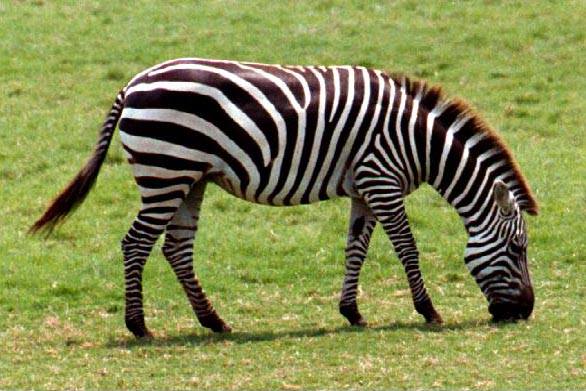
#> input picture zebra.bmp, 586 x 391 px, found by its file name
$ jupyter execute 'TEXT WRITE ON IMAGE.ipynb'
#> lines starting #> are read from the running program, lines starting #| are printed output that depends on the picture; after the words box and inside, x2 and y2 are one past the last pixel; in counts of white or black regions, pixels touching at a corner belong together
[cell 1]
##HOW TO WRITE TEXT ON IMAGE
#FROM SENDEX
#Loading Video Source-OpenCV with Python for Image and Video Analysis3
import numpy as np
import cv2
img = cv2.imread('/home/wazir/SRGAN/zebra.bmp', cv2.IMREAD_COLOR)
#> img is the input picture: shape (391, 586, 3); mean B, G, R 80.5, 138.4, 132.5
font = cv2.FONT_HERSHEY_SIMPLEX
cv2.putText(img, 'SINDHI ZEBRA', (0,130), font, 5, (20,25,255),5,cv2.LINE_AA)
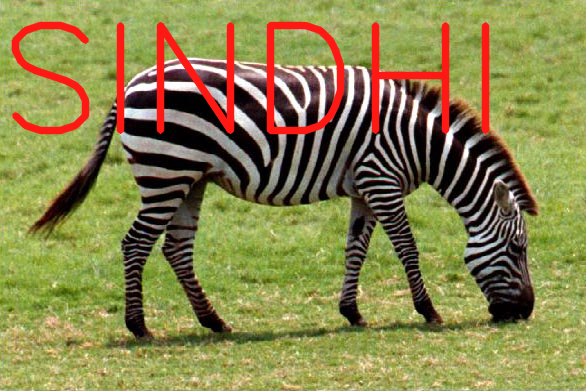
#> img: shape (391, 586, 3); 5.5% of pixels changed, all inside (x1, y1, x2, y2) = (11, 21, 490, 135)
#starting text 0, 130 and font of size is 1 and then color or mixture of colors 5 is the thickness
#LINE ANTI ALIASING
cv2.imshow('image',img)
cv2.waitKey(0)
cv2.destroyAllWindows()
